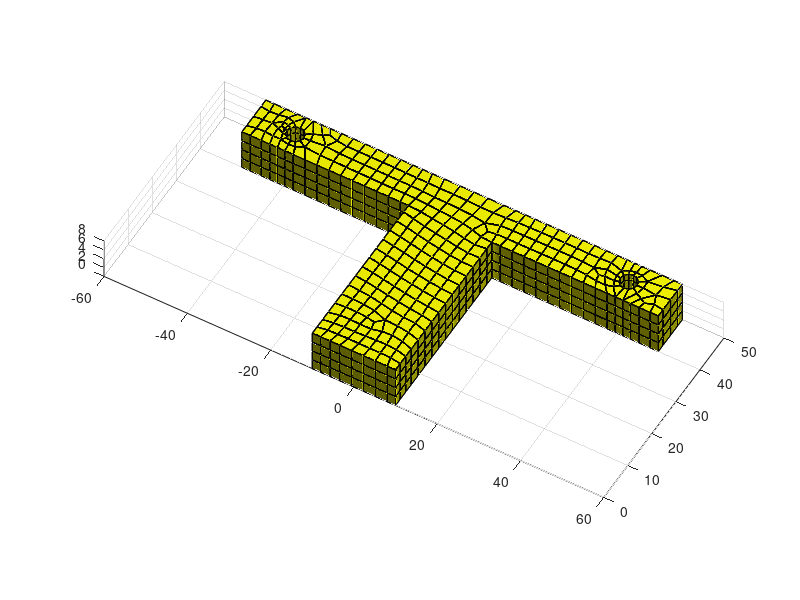

This chart was generated by the following MATLAB code: (Note: this script raises an error after producing the figure.)
clear();
clf();
load elements.dat;
load nodes.dat;

nodes=nodes(:,2:4);

p=patch('Vertices',nodes,'Faces',elements(:,2:5));
set(p,'facecolor','yellow','edgecolor','black');


s1=elements(:,[2 3 7 6]);
p=patch('Vertices',nodes,'Faces',s1);
set(p,'facecolor','yellow','edgecolor','black');


s1=elements(:,[3 4 8 7]);
p=patch('Vertices',nodes,'Faces',s1);
set(p,'facecolor','yellow','edgecolor','black');


s1=elements(:,[4 5 9 8]);
p=patch('Vertices',nodes,'Faces',s1);
set(p,'facecolor','yellow','edgecolor','black');


s1=elements(:,[5 2 6 9]);
p=patch('Vertices',nodes,'Faces',s1);
set(p,'facecolor','yellow','edgecolor','black');

p=patch('Vertices',nodes,'Faces',elements(:,6:9));
set(p,'facecolor','yellow','edgecolor','black');

daspect([1 1 0.7]);
view(30,50); 
grid on;
camlight; lighting gouraud;

alpha(.75)

axis([-60 60 -10 70 -5 15]);

print -r200 -djpeg90 mesh.jpg